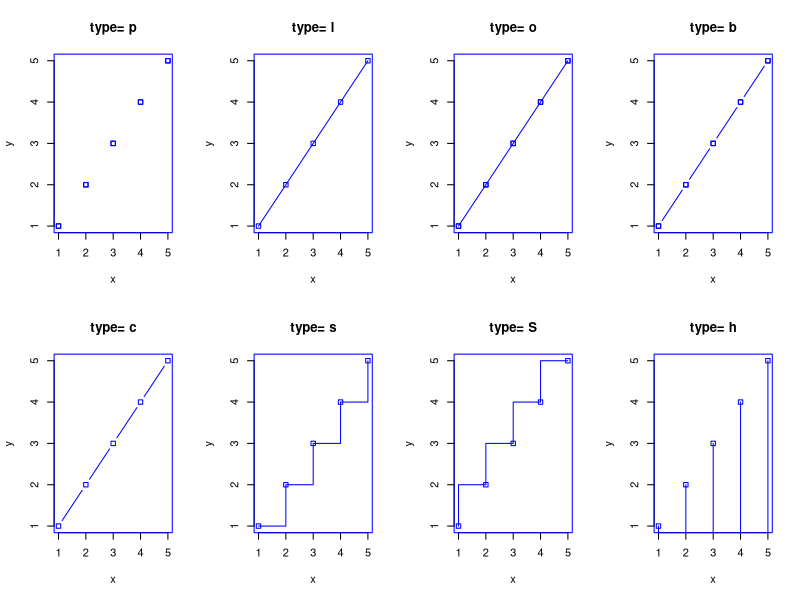
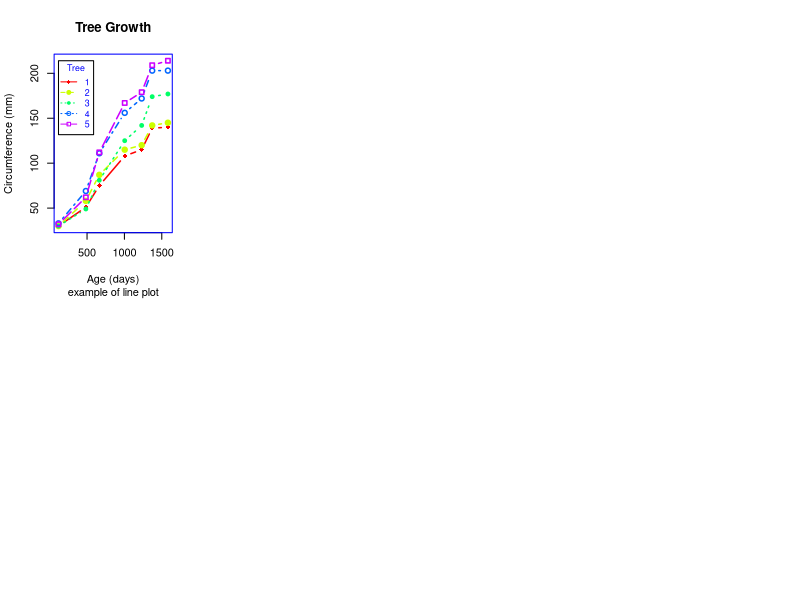

Here is the R script that generated these plots, in order:

## UPDATE TO GITHUB

#############################

## SECOND UPDATE
# PUR SOME CODE HERE
# @_@ @_@ #


#############################
x <- c(1:5); y <- x # create some data
par(pch=22, col="blue") # plotting symbol and color 
par(mfrow=c(2,4)) # all plots on one page 
opts = c("p","l","o","b","c","s","S","h") 
for(i in 1:length(opts))
{ 
  heading = paste("type=",opts[i]) 
  plot(x, y, main=heading) 
  lines(x, y, type=opts[i]) 
}


# Create Line Chart

# convert factor to numeric for convenience 
Orange$Tree <- as.numeric(Orange$Tree) 
ntrees <- max(Orange$Tree)

# get the range for the x and y axis 
xrange <- range(Orange$age) 
yrange <- range(Orange$circumference) 

# set up the plot 
plot(xrange, yrange, type="n", xlab="Age (days)",
     ylab="Circumference (mm)" ) 
colors <- rainbow(ntrees) 
linetype <- c(1:ntrees) 
plotchar <- seq(18,18+ntrees,1)

# add lines 
for (i in 1:ntrees) { 
  tree <- subset(Orange, Tree==i) 
  lines(tree$age, tree$circumference, type="b", lwd=1.5,
        lty=linetype[i], col=colors[i], pch=plotchar[i]) 
} 

# add a title and subtitle 
title("Tree Growth", "example of line plot")

# add a legend 
legend(xrange[1], yrange[2], 1:ntrees, cex=0.8, col=colors,
       pch=plotchar, lty=linetype, title="Tree")
